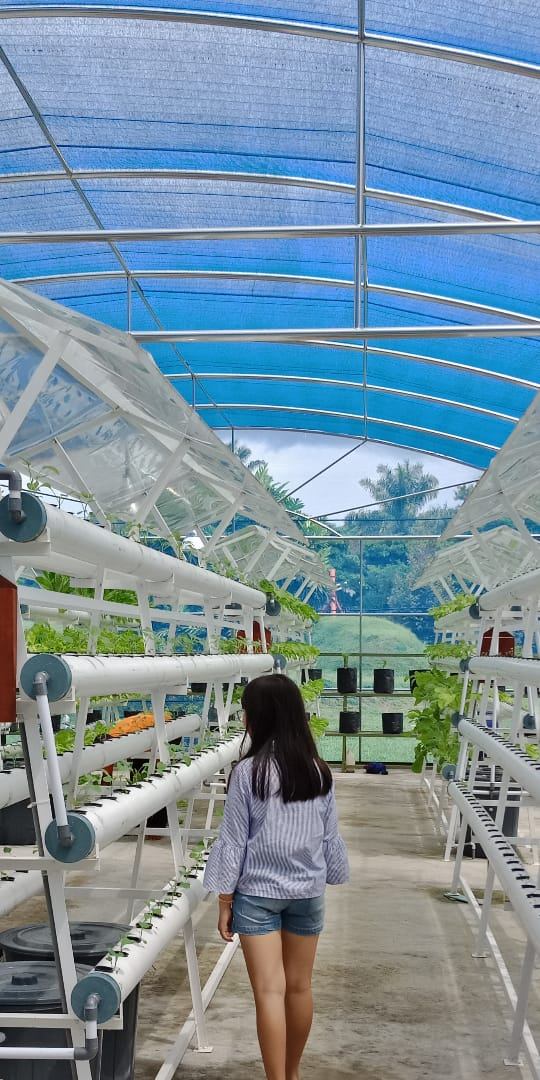
#> input picture OpenCV/Pic/kurcaci.jpeg, 540 x 1080 px
$ python opencv_image.py
#> lines starting #> are read from the running program, lines starting #| are printed output that depends on the picture; after the words box and inside, x2 and y2 are one past the last pixel; in counts of white or black regions, pixels touching at a corner belong together
import cv2

gambar = cv2.imread('Pic/kurcaci.jpeg')
#> gambar is the input picture: shape (1080, 540, 3); mean B, G, R 158.4, 144, 121
if not gambar is None:
  hasil = gambar.copy()

  TEBAL = 10
  HITAM = 255

  baris = hasil.shape[0]
#> baris = 1080
  kolom = hasil.shape[1]
#> kolom = 540

  for b in range(TEBAL):
    for k in range(kolom):
      hasil[b,k] = HITAM
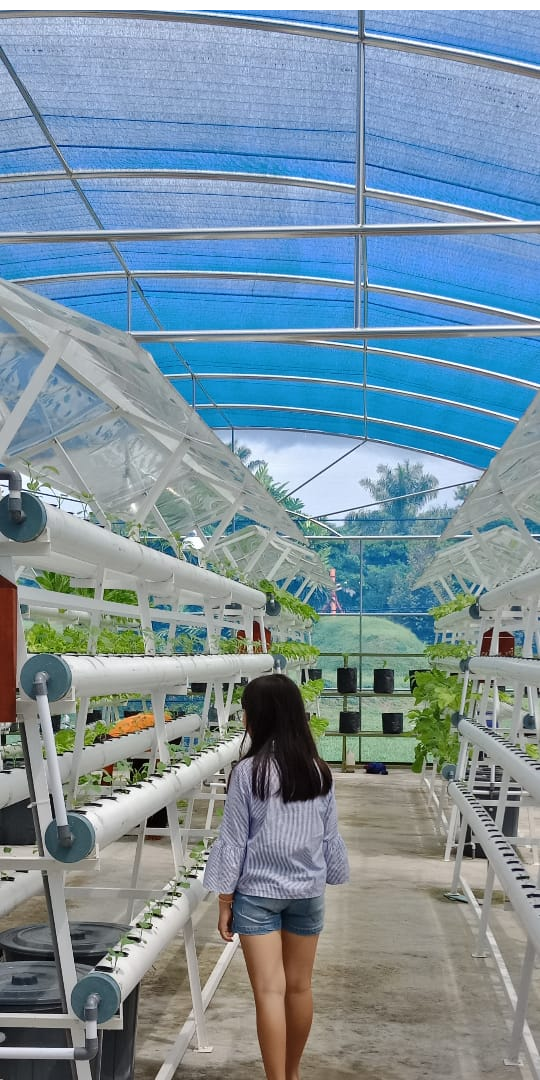
#> hasil: shape (1080, 540, 3); 0.93% of pixels changed, all inside (x1, y1, x2, y2) = (0, 0, 540, 10)

  for b in range(baris):
    for k in range(TEBAL):
      hasil[b,k] = HITAM
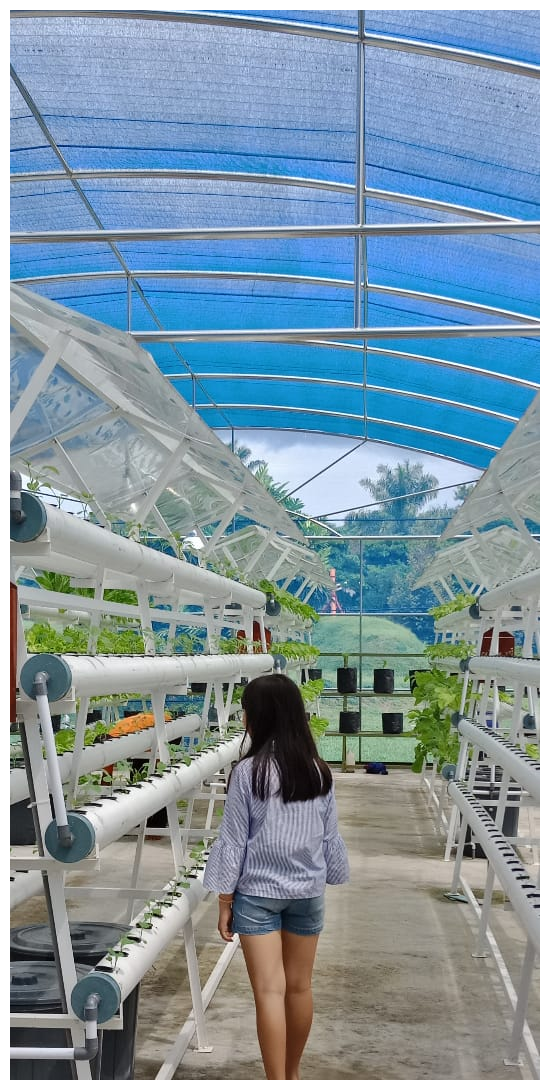
#> hasil: shape (1080, 540, 3); 1.83% of pixels changed, all inside (x1, y1, x2, y2) = (0, 10, 10, 1080)

  for b in range(baris):
    for k in range(kolom-TEBAL,kolom):
      hasil[b,k] = HITAM
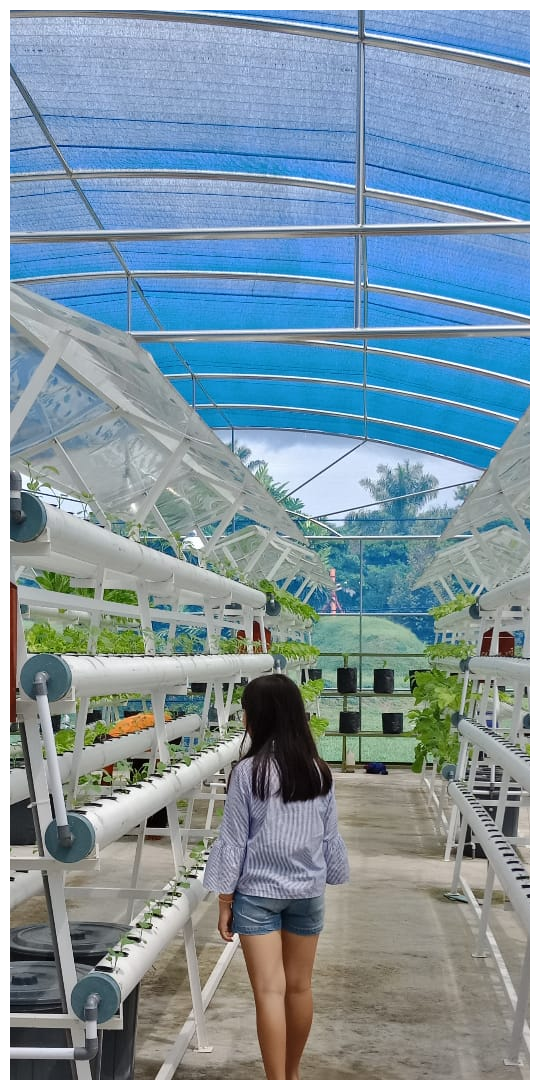
#> hasil: shape (1080, 540, 3); 1.83% of pixels changed, all inside (x1, y1, x2, y2) = (530, 10, 540, 1080)

  for b in range(baris-TEBAL,baris):
    for k in range(kolom):
      hasil[b,k] = HITAM
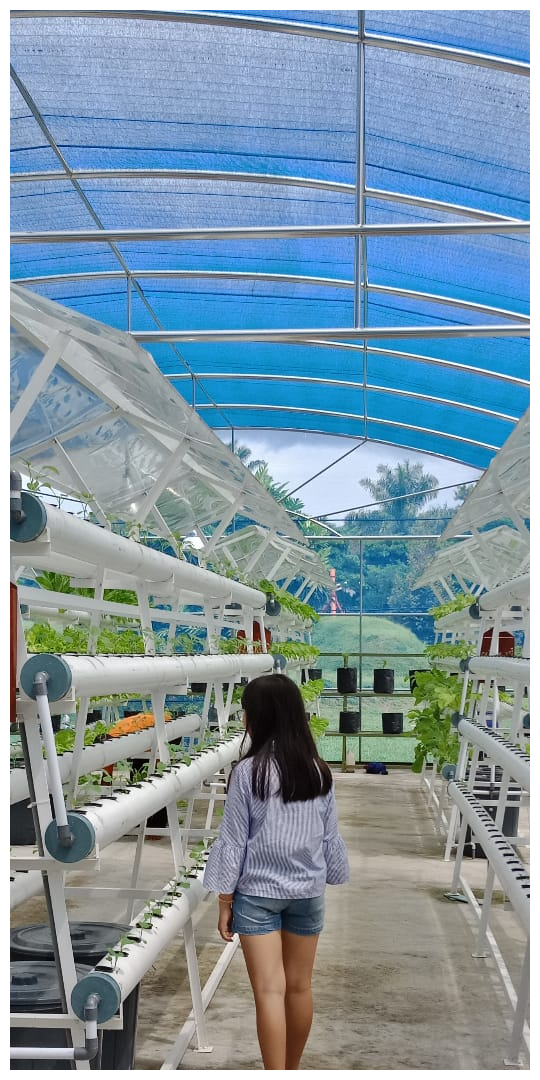
#> hasil: shape (1080, 540, 3); 0.89% of pixels changed, all inside (x1, y1, x2, y2) = (10, 1070, 530, 1080)

  cv2.namedWindow('Gambar', cv2.WINDOW_NORMAL)
  cv2.imshow('Gambar', hasil)
  cv2.waitKey(0)
  cv2.destroyAllWindows()

$ run again, with OpenCV/Pic/me.jpg copied over OpenCV/Pic/kurcaci.jpeg
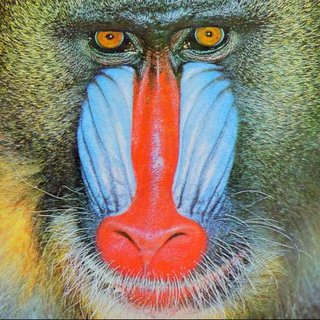
#> input picture OpenCV/Pic/me.jpg, 320 x 320 px
#> gambar is the input picture: shape (320, 320, 3); mean B, G, R 113.2, 128.9, 137.3
#> after the loop `for b in range(baris):`:
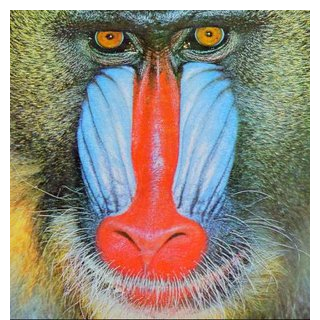
#> hasil: shape (320, 320, 3); mean B, G, R 128.2, 140.4, 149.4
#> after the loop `for b in range(baris-TEBAL,baris):`:
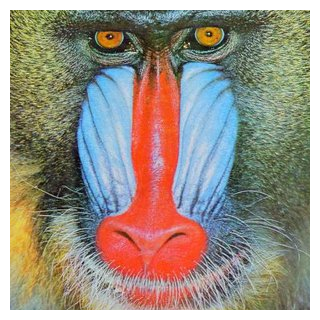
#> hasil: shape (320, 320, 3); 2.93% of pixels changed, all inside (x1, y1, x2, y2) = (10, 310, 310, 320)
